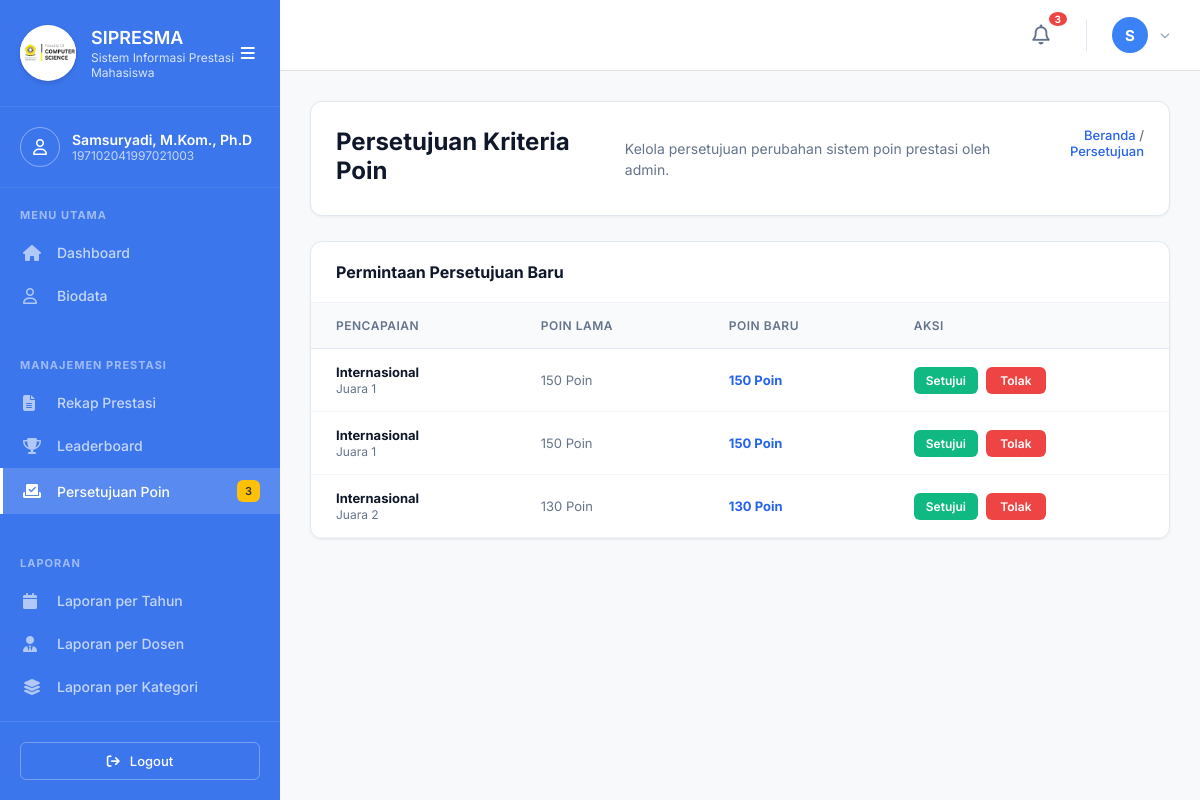
Page /pimpinan/PersetujuanPoin.php (signed in) on the committed database.
### tables this page shows
CREATE TABLE IF NOT EXISTS `poin_revisi` (
  `id` int NOT NULL AUTO_INCREMENT,
  `poin_config_id` int DEFAULT NULL,
  `tingkat` varchar(50) NOT NULL,
  `juara` varchar(50) NOT NULL,
  `poin_lama` int DEFAULT NULL,
  `poin_baru` int NOT NULL,
  `status` enum('Draft','Menunggu Persetujuan','Disetujui','Ditolak') DEFAULT 'Menunggu Persetujuan',
  `tanggal_perubahan` timestamp NOT NULL DEFAULT CURRENT_TIMESTAMP,
  `admin_id` int DEFAULT NULL,
  `pimpinan_id` int DEFAULT NULL,
  `tipe` enum('insert','update','delete') NOT NULL,
  `alasan_penolakan` text,
  PRIMARY KEY (`id`)
);

### pimpinan/PersetujuanPoin.php (the view, shortened to what this page needs)
<?php
require '../koneksi.php';
$query = "SELECT pr.*, a.nama as admin_name
          FROM poin_revisi pr
          LEFT JOIN admin a ON pr.admin_id = a.id
          ORDER BY pr.tanggal_perubahan DESC";
$result = $conn->query($query);
$revisions = [];
while($row = $result->fetch_assoc()) {
    $revisions[] = $row;
}
?>
<!DOCTYPE html>
<html lang="id">
<head>
    <link rel="stylesheet" href="https://cdnjs.cloudflare.com/ajax/libs/font-awesome/6.4.0/css/all.min.css">
    <link rel="stylesheet" href="../administrator/Assets/Css/Style.css">
</head>
<body class="dashboard-body new-dashboard">
    <?php include 'LayoutSidebar.php'; ?>
    <main class="main-content-new" id="mainContent">
        <?php include 'Topbar.php'; ?>
        <div class="content-wrapper-new">
            <div class="page-header-new">
                <div class="page-header-flex">
                    <div class="page-title-new">
                        <h1>Persetujuan Kriteria Poin</h1>
                        <p>Kelola persetujuan perubahan sistem poin prestasi oleh admin.</p>
                    </div>
                    <div style="display: flex; flex-direction: column; align-items: flex-end; gap: 15px;">
                        <div class="breadcrumb-top" style="margin-bottom: 0;">
                            <a href="Dashboard.php">Beranda</a> <span>/</span> Persetujuan
                        </div>
                    </div>
                </div>
            </div>
            <div class="card-panel animate-in">
                <div class="panel-header">
                    <h3>Permintaan Persetujuan Baru</h3>
                </div>
                <div style="overflow-x: auto;">
                    <table class="revisi-table">
                        <thead>
                            <tr>
                                <th>PENCAPAIAN</th>
                                <th>POIN LAMA</th>
                                <th>POIN BARU</th>
                                <th>AKSI</th>
                            </tr>
                        </thead>
                        <tbody>
                            <?php if(count($revisions) > 0): ?>
                                <?php foreach($revisions as $rev):
                                    if ($rev['status'] !== 'Menunggu Persetujuan') continue;
                                ?>
                                <tr>
                                    <td>
                                        <strong style="color: #0f172a; font-weight: 700;"><?= htmlspecialchars($rev['tingkat']) ?></strong><br>
                                        <span style="font-size: 12px; color: #64748b;"><?= htmlspecialchars($rev['juara']) ?></span>
                                    </td>
                                    <td>
                                        <?php if($rev['tipe'] === 'insert'): ?>
                                            <span style="color: #64748b;">-</span>
                                        <?php else: ?>
                                            <span style="color: #64748b;"><?= $rev['poin_lama'] ?> Poin</span>
                                        <?php endif; ?>
                                    </td>
                                    <td>
                                        <?php if($rev['tipe'] === 'delete'): ?>
                                            <span style="color: #ef4444; font-weight: 600; text-decoration: line-through;">Dihapus</span>
                                        <?php else: ?>
                                            <span style="color: #2563eb; font-weight: 700;"><?= $rev['poin_baru'] ?> Poin</span>
                                        <?php endif; ?>
                                    </td>
                                    <td>
                                        <div style="display: flex; gap: 8px;">
                                            <button class="btn-action btn-approve" onclick="processApproval(<?= $rev['id'] ?>, 'approve')">Setujui</button>
                                            <button class="btn-action btn-reject" onclick="processReject(<?= $rev['id'] ?>)">Tolak</button>
                                        </div>
                                    </td>
                                </tr>
                                <?php endforeach; ?>
                            <?php else: ?>
                                <tr>
                                    <td colspan="4" style="text-align: center; padding: 30px; color: #64748b;">Belum ada riwayat perubahan poin.</td>
                                </tr>
                            <?php endif; ?>
                        </tbody>
                    </table>
                </div>
            </div>
        </div>
    </main>
</body>
</html>

### administrator/Assets/Css/Style.css (style rules this page uses)
:root { --primary-color: #3c76ed; --primary-hover: #2a5cc5; --bg-color: #f4f7f6; --text-main: #333333; --text-muted: #6c757d; --white: #ffffff; --border-color: #e0e0e0; --shadow-sm: 0 4px 6px rgba(0, 0, 0, 0.05); --shadow-md: 0 10px 30px rgba(0, 0, 0, 0.1); --radius-lg: 12px; --radius-md: 8px; --sidebar-width: 260px; }
* { margin: 0; padding: 0; box-sizing: border-box; font-family: "Inter", sans-serif; }
html, body { background-color: var(--bg-color); color: var(--text-main); overflow-x: hidden !important; max-width: 100%; -ms-overflow-style: none; scrollbar-width: none; }
* { -ms-overflow-style: none; scrollbar-width: none; }
a { text-decoration: none; color: inherit; }
.new-dashboard { display: flex; height: 100vh; overflow: hidden; background-color: #f8f9fa; }
.main-content-new { flex: 1; min-width: 0; display: flex; flex-direction: column; overflow-y: auto; overflow-x: hidden !important; }
.content-wrapper-new { padding: 30px; width: 100%; max-width: 100%; }
.page-header-new { display: flex; justify-content: space-between; align-items: flex-end; margin-bottom: 30px; }
.page-title-new { display: flex; align-items: center; gap: 15px; }
.page-title-new h1 { font-size: 24px; font-weight: 600; color: #212529; margin-bottom: 4px; }
.page-title-new p { font-size: 14px; color: #6c757d; }
.page-header-flex { display: flex; justify-content: space-between; align-items: flex-start; width: 100%; }
.breadcrumb-top { font-size: 13px; color: #2563eb; font-weight: 500; text-align: right; margin-bottom: 5px; }
.breadcrumb-top span { color: #6b7280; }
.breadcrumb-top a { color: #2563eb; text-decoration: none; }
.btn-action { display: flex; flex-direction: column; align-items: center; justify-content: center; gap: 4px; padding: 6px 12px; border: none; border-radius: 6px; color: #ffffff; cursor: pointer; transition: all 0.2s ease; font-size: 11px; font-weight: 500; min-width: 60px; }
.btn-approve { background-color: #10b981; }
.btn-reject { background-color: #ef4444; }
:root { --primary-color: #2563eb !important; --primary-hover: #1d4ed8 !important; --text-main: #0f172a !important; --text-muted: #64748b !important; --border-color: #e2e8f0 !important; --shadow-sm: 0 1px 3px rgba(0, 0, 0, 0.05) !important; --shadow-md: 0 4px 6px -1px rgba(0, 0, 0, 0.1) !important; --shadow-lg: 0 10px 15px -3px rgba(0, 0, 0, 0.1) !important; --radius-md: 8px !important; --radius-lg: 12px !important; }
body, html { font-family: "Inter", sans-serif !important; color: var(--text-main) !important; font-size: 14px !important; }
.page-header-new h1, .page-title-text, .page-title-new h1, .page-title-new h2 { font-family: "Inter", sans-serif !important; font-size: 24px !important; font-weight: 700 !important; color: #0f172a !important; }
.page-header-new p, .page-title-new p { font-family: "Inter", sans-serif !important; font-size: 14px !important; }
body, html, button, input, textarea, select, table, th, td, p, span, div, a, label, .detail-label, .form-group label { font-family: "Inter", sans-serif !important; }
table th, .verifikasi-table th, .custom-table th { font-size: 12px !important; font-weight: 600 !important; }
table td, .verifikasi-table td, .custom-table td { font-size: 13px !important; }

### rows in the picture
poin_revisi: tingkat "Internasional", juara "Juara 1", poin_lama "150", poin_baru "150"
poin_revisi: tingkat "Internasional", juara "Juara 1", poin_lama "150", poin_baru "150"
poin_revisi: tingkat "Internasional", juara "Juara 2", poin_lama "130", poin_baru "130"

### other values in the picture
$_SESSION['pimpinan_nama'] "Samsuryadi, M.Kom., Ph.D"
$_SESSION['pimpinan_nip'] "197102041997021003"
$total_poin_pending "3"
$total_notif "3"
